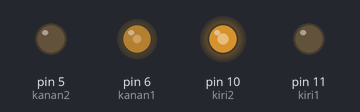
A sketch run on a simulated Arduino Uno, built with avr-gcc and run on an emulated ATmega328P. Parts: output pins drawn as LEDs (lit = HIGH).

Above: at 0.1 s.
Timing chart, 0 to 1.6 s (numbered marks = the images above):
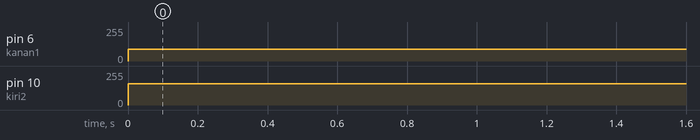

The sketch:

mobilmuter2.ino
```cpp
const int kiri1 = 11;
const int kiri2 = 10;
const int kanan1 = 6;
const int kanan2 = 5;


void setup() {
  // put your setup code here, to run once:
  pinMode(kiri1, OUTPUT);
  pinMode(kiri2, OUTPUT);
  pinMode(kanan1, OUTPUT);
  pinMode(kanan2, OUTPUT);
}

void loop() {
  // put your main code here, to run repeatedly:
  analogWrite(kiri1, 0);
  analogWrite(kiri2, 160);
  analogWrite(kanan1, 90);
  analogWrite(kanan2, 0);
  // delay(500);
  // analogWrite(kanan1, 0);
  // analogWrite(kanan2, 0);
  // delay(200);
  // analogWrite(kanan1, 90);
  // analogWrite(kanan2, 0);
  // delay(500);
  // analogWrite(kanan1, 0);
  // analogWrite(kanan2, 0);
  // delay(200);
}
```

Measured:
- by itself, pin 6 (kanan1): 0/255 → 90/255 at 0.00 s
- by itself, pin 10 (kiri2): 0/255 → 160/255 at 0.00 s
